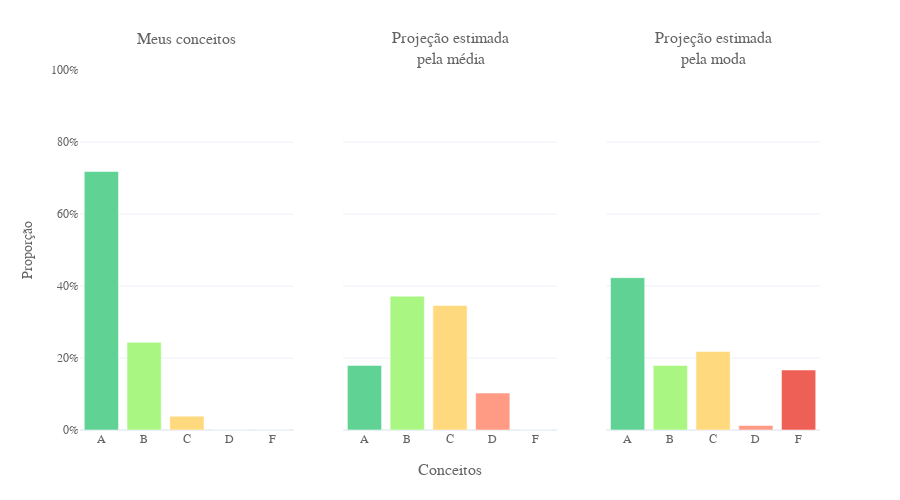

Notebook code for this chart:
### Markdown cell above
Podemos fazer esta comparação tanto por meio de gráfico de barras, como por meio de gráfico de pizza:

### Code cell
fig_ufabc_grades_prop_comp_bar = make_subplots(rows=1, cols=3, shared_yaxes=True, x_title='Conceitos', 
                                         subplot_titles=SUBPLOT_TITLES)

for col, (prop, name) in enumerate(zip([ufabc_grade_prop, next_prob_grade_prop, next_mode_grade_prop], SUBPLOT_TITLES)):
    x_grades_prop_bar = prop.index
    y_grades_prop_bar = prop.values
    
    grades_prop_bar_colors = [GRADES_COLOR_MAP[grade] for grade in x_grades_prop_bar]
    fig_ufabc_grades_prop_comp_bar.add_trace(go.Bar(x=x_grades_prop_bar, y=y_grades_prop_bar, showlegend=False, name=name, hovertemplate='Conceito %{x}<br>%{y:.2%}',
                                              yhoverformat='.2%', marker_color=grades_prop_bar_colors), row=1, col=col + 1)

# Tirando título para ficar mais clean no HTML. Caso seja necessário add o título de novo: 'Comparativo da proporção de notas na graduação'
fig_ufabc_grades_prop_comp_bar.update_layout({'yaxis_title': 'Proporção', 'yaxis_tickformat': '.0%', 
                                              'yaxis_range': [0, 1], 'height': 500, 'margin_t': 70, 'margin_b': 70})
fig_ufabc_grades_prop_comp_bar.write_html('../assets/graphs/ufabc_grades_prop_comp_bar.html')
fig_ufabc_grades_prop_comp_bar.show()

### Figure 1 — Plotly figure (JSON) as saved in the notebook; plotly's stock layout.template omitted (floating-point values rounded to 4 significant figures)
{"data": [{"hovertemplate": "Conceito %{x}<br>%{y:.2%}", "marker": {"color": ["#60D394", "#AAF683", "#FFD97D", "#FF9B85", "#EE6055"]}, "name": "Meus conceitos<br>&nbsp;", "showlegend": false, "type": "bar", "x": ["A", "B", "C", "D", "F"], "xaxis": "x", "y": [0.7179, 0.2436, 0.03846, 0, 0], "yaxis": "y", "yhoverformat": ".2%"}, {"hovertemplate": "Conceito %{x}<br>%{y:.2%}", "marker": {"color": ["#60D394", "#AAF683", "#FFD97D", "#FF9B85", "#EE6055"]}, "name": "Projeção estimada<br>pela média", "showlegend": false, "type": "bar", "x": ["A", "B", "C", "D", "F"], "xaxis": "x2", "y": [0.1795, 0.3718, 0.3462, 0.1026, 0], "yaxis": "y2", "yhoverformat": ".2%"}, {"hovertemplate": "Conceito %{x}<br>%{y:.2%}", "marker": {"color": ["#60D394", "#AAF683", "#FFD97D", "#FF9B85", "#EE6055"]}, "name": "Projeção estimada<br>pela moda", "showlegend": false, "type": "bar", "x": ["A", "B", "C", "D", "F"], "xaxis": "x3", "y": [0.4231, 0.1795, 0.2179, 0.01282, 0.1667], "yaxis": "y3", "yhoverformat": ".2%"}], "layout": {"annotations": [{"font": {"size": 16}, "showarrow": false, "text": "Meus conceitos<br>&nbsp;", "x": 0.1444, "xanchor": "center", "xref": "paper", "y": 1, "yanchor": "bottom", "yref": "paper"}, {"font": {"size": 16}, "showarrow": false, "text": "Projeção estimada<br>pela média", "x": 0.5, "xanchor": "center", "xref": "paper", "y": 1, "yanchor": "bottom", "yref": "paper"}, {"font": {"size": 16}, "showarrow": false, "text": "Projeção estimada<br>pela moda", "x": 0.8556, "xanchor": "center", "xref": "paper", "y": 1, "yanchor": "bottom", "yref": "paper"}, {"font": {"size": 16}, "showarrow": false, "text": "Conceitos", "x": 0.5, "xanchor": "center", "xref": "paper", "y": 0, "yanchor": "top", "yref": "paper", "yshift": -30}], "height": 500, "margin": {"b": 70, "t": 70}, "xaxis": {"anchor": "y", "domain": [0, 0.2889]}, "xaxis2": {"anchor": "y2", "domain": [0.3556, 0.6444]}, "xaxis3": {"anchor": "y3", "domain": [0.7111, 1]}, "yaxis": {"anchor": "x", "domain": [0, 1], "range": [0, 1], "tickformat": ".0%", "title": {"text": "Proporção"}}, "yaxis2": {"anchor": "x2", "domain": [0, 1], "matches": "y", "showticklabels": false}, "yaxis3": {"anchor": "x3", "domain": [0, 1], "matches": "y", "showticklabels": false}}}
